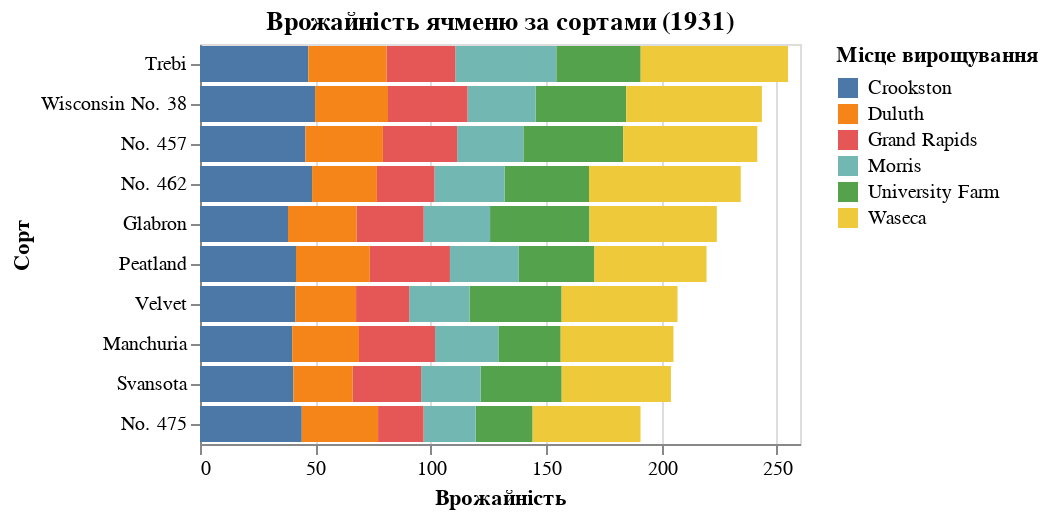

The notebook cell this image was saved under:
### Code cell
barley = data.barley()

alt.Chart(barley).transform_filter(
    alt.datum.year == 1931
).mark_bar().encode(
    x=alt.X('yield:Q', title='Врожайність'),
    y=alt.Y('variety:N', sort='-x', title='Сорт'),
    color=alt.Color('site:N', title='Місце вирощування')
).properties(title='Врожайність ячменю за сортами (1931)')

### Figure 1 — Vega-Lite specification as saved in the notebook (floating-point values rounded to 4 significant figures)
{"config": {"view": {"continuousWidth": 300, "continuousHeight": 300}}, "data": {"name": "data-9cc0564cb5591205eeeca8d2429dd11b"}, "mark": {"type": "bar"}, "encoding": {"color": {"field": "site", "title": "Місце вирощування", "type": "nominal"}, "x": {"field": "yield", "title": "Врожайність", "type": "quantitative"}, "y": {"field": "variety", "sort": "-x", "title": "Сорт", "type": "nominal"}}, "title": "Врожайність ячменю за сортами (1931)", "transform": [{"filter": "(datum.year === 1931)"}], "$schema": "https://vega.github.io/schema/vega-lite/v5.20.1.json", "datasets": {"data-9cc0564cb5591205eeeca8d2429dd11b": [{"yield": 27.0, "variety": "Manchuria", "year": 1931, "site": "University Farm"}, {"yield": 48.87, "variety": "Manchuria", "year": 1931, "site": "Waseca"}, {"yield": 27.43, "variety": "Manchuria", "year": 1931, "site": "Morris"}, {"yield": 39.93, "variety": "Manchuria", "year": 1931, "site": "Crookston"}, {"yield": 32.97, "variety": "Manchuria", "year": 1931, "site": "Grand Rapids"}, {"yield": 28.97, "variety": "Manchuria", "year": 1931, "site": "Duluth"}, {"yield": 43.07, "variety": "Glabron", "year": 1931, "site": "University Farm"}, {"yield": 55.2, "variety": "Glabron", "year": 1931, "site": "Waseca"}, {"yield": 28.77, "variety": "Glabron", "year": 1931, "site": "Morris"}, {"yield": 38.13, "variety": "Glabron", "year": 1931, "site": "Crookston"}, {"yield": 29.13, "variety": "Glabron", "year": 1931, "site": "Grand Rapids"}, {"yield": 29.67, "variety": "Glabron", "year": 1931, "site": "Duluth"}, {"yield": 35.13, "variety": "Svansota", "year": 1931, "site": "University Farm"}, {"yield": 47.33, "variety": "Svansota", "year": 1931, "site": "Waseca"}, {"yield": 25.77, "variety": "Svansota", "year": 1931, "site": "Morris"}, {"yield": 40.47, "variety": "Svansota", "year": 1931, "site": "Crookston"}, {"yield": 29.67, "variety": "Svansota", "year": 1931, "site": "Grand Rapids"}, {"yield": 25.7, "variety": "Svansota", "year": 1931, "site": "Duluth"}, {"yield": 39.9, "variety": "Velvet", "year": 1931, "site": "University Farm"}, {"yield": 50.23, "variety": "Velvet", "year": 1931, "site": "Waseca"}, {"yield": 26.13, "variety": "Velvet", "year": 1931, "site": "Morris"}, {"yield": 41.33, "variety": "Velvet", "year": 1931, "site": "Crookston"}, {"yield": 23.03, "variety": "Velvet", "year": 1931, "site": "Grand Rapids"}, {"yield": 26.3, "variety": "Velvet", "year": 1931, "site": "Duluth"}, {"yield": 36.57, "variety": "Trebi", "year": 1931, "site": "University Farm"}, {"yield": 63.83, "variety": "Trebi", "year": 1931, "site": "Waseca"}, {"yield": 43.77, "variety": "Trebi", "year": 1931, "site": "Morris"}, {"yield": 46.93, "variety": "Trebi", "year": 1931, "site": "Crookston"}, {"yield": 29.77, "variety": "Trebi", "year": 1931, "site": "Grand Rapids"}, {"yield": 33.93, "variety": "Trebi", "year": 1931, "site": "Duluth"}, {"yield": 43.27, "variety": "No. 457", "year": 1931, "site": "University Farm"}, {"yield": 58.1, "variety": "No. 457", "year": 1931, "site": "Waseca"}, {"yield": 28.7, "variety": "No. 457", "year": 1931, "site": "Morris"}, {"yield": 45.67, "variety": "No. 457", "year": 1931, "site": "Crookston"}, {"yield": 32.17, "variety": "No. 457", "year": 1931, "site": "Grand Rapids"}, {"yield": 33.6, "variety": "No. 457", "year": 1931, "site": "Duluth"}, {"yield": 36.6, "variety": "No. 462", "year": 1931, "site": "University Farm"}, {"yield": 65.77, "variety": "No. 462", "year": 1931, "site": "Waseca"}, {"yield": 30.37, "variety": "No. 462", "year": 1931, "site": "Morris"}, {"yield": 48.57, "variety": "No. 462", "year": 1931, "site": "Crookston"}, {"yield": 24.93, "variety": "No. 462", "year": 1931, "site": "Grand Rapids"}, {"yield": 28.1, "variety": "No. 462", "year": 1931, "site": "Duluth"}, {"yield": 32.77, "variety": "Peatland", "year": 1931, "site": "University Farm"}, {"yield": 48.57, "variety": "Peatland", "year": 1931, "site": "Waseca"}, {"yield": 29.87, "variety": "Peatland", "year": 1931, "site": "Morris"}, {"yield": 41.6, "variety": "Peatland", "year": 1931, "site": "Crookston"}, {"yield": 34.7, "variety": "Peatland", "year": 1931, "site": "Grand Rapids"}, {"yield": 32.0, "variety": "Peatland", "year": 1931, "site": "Duluth"}, {"yield": 24.67, "variety": "No. 475", "year": 1931, "site": "University Farm"}, {"yield": 46.77, "variety": "No. 475", "year": 1931, "site": "Waseca"}, {"yield": 22.6, "variety": "No. 475", "year": 1931, "site": "Morris"}, {"yield": 44.1, "variety": "No. 475", "year": 1931, "site": "Crookston"}, {"yield": 19.7, "variety": "No. 475", "year": 1931, "site": "Grand Rapids"}, {"yield": 33.07, "variety": "No. 475", "year": 1931, "site": "Duluth"}, {"yield": 39.3, "variety": "Wisconsin No. 38", "year": 1931, "site": "University Farm"}, {"yield": 58.8, "variety": "Wisconsin No. 38", "year": 1931, "site": "Waseca"}, {"yield": 29.47, "variety": "Wisconsin No. 38", "year": 1931, "site": "Morris"}, {"yield": 49.87, "variety": "Wisconsin No. 38", "year": 1931, "site": "Crookston"}, {"yield": 34.47, "variety": "Wisconsin No. 38", "year": 1931, "site": "Grand Rapids"}, {"yield": 31.6, "variety": "Wisconsin No. 38", "year": 1931, "site": "Duluth"}, {"yield": 26.9, "variety": "Manchuria", "year": 1932, "site": "University Farm"}, {"yield": 33.47, "variety": "Manchuria", "year": 1932, "site": "Waseca"}, {"yield": 34.37, "variety": "Manchuria", "year": 1932, "site": "Morris"}, {"yield": 32.97, "variety": "Manchuria", "year": 1932, "site": "Crookston"}, {"yield": 22.13, "variety": "Manchuria", "year": 1932, "site": "Grand Rapids"}, {"yield": 22.57, "variety": "Manchuria", "year": 1932, "site": "Duluth"}, {"yield": 36.8, "variety": "Glabron", "year": 1932, "site": "University Farm"}, {"yield": 37.73, "variety": "Glabron", "year": 1932, "site": "Waseca"}, {"yield": 35.13, "variety": "Glabron", "year": 1932, "site": "Morris"}, {"yield": 26.17, "variety": "Glabron", "year": 1932, "site": "Crookston"}, {"yield": 14.43, "variety": "Glabron", "year": 1932, "site": "Grand Rapids"}, {"yield": 25.87, "variety": "Glabron", "year": 1932, "site": "Duluth"}, {"yield": 27.43, "variety": "Svansota", "year": 1932, "site": "University Farm"}, {"yield": 38.5, "variety": "Svansota", "year": 1932, "site": "Waseca"}, {"yield": 35.03, "variety": "Svansota", "year": 1932, "site": "Morris"}, {"yield": 20.63, "variety": "Svansota", "year": 1932, "site": "Crookston"}, {"yield": 16.63, "variety": "Svansota", "year": 1932, "site": "Grand Rapids"}, {"yield": 22.23, "variety": "Svansota", "year": 1932, "site": "Duluth"}, {"yield": 26.8, "variety": "Velvet", "year": 1932, "site": "University Farm"}, {"yield": 37.4, "variety": "Velvet", "year": 1932, "site": "Waseca"}, {"yield": 38.83, "variety": "Velvet", "year": 1932, "site": "Morris"}, {"yield": 32.07, "variety": "Velvet", "year": 1932, "site": "Crookston"}, {"yield": 32.23, "variety": "Velvet", "year": 1932, "site": "Grand Rapids"}, {"yield": 22.47, "variety": "Velvet", "year": 1932, "site": "Duluth"}, {"yield": 29.07, "variety": "Trebi", "year": 1932, "site": "University Farm"}, {"yield": 49.23, "variety": "Trebi", "year": 1932, "site": "Waseca"}, {"yield": 46.63, "variety": "Trebi", "year": 1932, "site": "Morris"}, {"yield": 41.83, "variety": "Trebi", "year": 1932, "site": "Crookston"}, {"yield": 20.63, "variety": "Trebi", "year": 1932, "site": "Grand Rapids"}, {"yield": 30.6, "variety": "Trebi", "year": 1932, "site": "Duluth"}, {"yield": 26.43, "variety": "No. 457", "year": 1932, "site": "University Farm"}, {"yield": 42.2, "variety": "No. 457", "year": 1932, "site": "Waseca"}, {"yield": 43.53, "variety": "No. 457", "year": 1932, "site": "Morris"}, {"yield": 34.33, "variety": "No. 457", "year": 1932, "site": "Crookston"}, {"yield": 19.47, "variety": "No. 457", "year": 1932, "site": "Grand Rapids"}, {"yield": 22.7, "variety": "No. 457", "year": 1932, "site": "Duluth"}, {"yield": 25.57, "variety": "No. 462", "year": 1932, "site": "University Farm"}, {"yield": 44.7, "variety": "No. 462", "year": 1932, "site": "Waseca"}, {"yield": 47.0, "variety": "No. 462", "year": 1932, "site": "Morris"}, {"yield": 30.53, "variety": "No. 462", "year": 1932, "site": "Crookston"}, {"yield": 19.9, "variety": "No. 462", "year": 1932, "site": "Grand Rapids"}, {"yield": 22.5, "variety": "No. 462", "year": 1932, "site": "Duluth"}, {"yield": 28.07, "variety": "Peatland", "year": 1932, "site": "University Farm"}, {"yield": 36.03, "variety": "Peatland", "year": 1932, "site": "Waseca"}, {"yield": 43.2, "variety": "Peatland", "year": 1932, "site": "Morris"}, {"yield": 25.23, "variety": "Peatland", "year": 1932, "site": "Crookston"}, {"yield": 26.77, "variety": "Peatland", "year": 1932, "site": "Grand Rapids"}, {"yield": 31.37, "variety": "Peatland", "year": 1932, "site": "Duluth"}, {"yield": 30.0, "variety": "No. 475", "year": 1932, "site": "University Farm"}, {"yield": 41.27, "variety": "No. 475", "year": 1932, "site": "Waseca"}, {"yield": 44.23, "variety": "No. 475", "year": 1932, "site": "Morris"}, {"yield": 32.13, "variety": "No. 475", "year": 1932, "site": "Crookston"}, {"yield": 15.23, "variety": "No. 475", "year": 1932, "site": "Grand Rapids"}, {"yield": 27.37, "variety": "No. 475", "year": 1932, "site": "Duluth"}, {"yield": 38.0, "variety": "Wisconsin No. 38", "year": 1932, "site": "University Farm"}, {"yield": 58.17, "variety": "Wisconsin No. 38", "year": 1932, "site": "Waseca"}, {"yield": 47.17, "variety": "Wisconsin No. 38", "year": 1932, "site": "Morris"}, {"yield": 35.9, "variety": "Wisconsin No. 38", "year": 1932, "site": "Crookston"}, {"yield": 20.67, "variety": "Wisconsin No. 38", "year": 1932, "site": "Grand Rapids"}, {"yield": 29.33, "variety": "Wisconsin No. 38", "year": 1932, "site": "Duluth"}]}}
